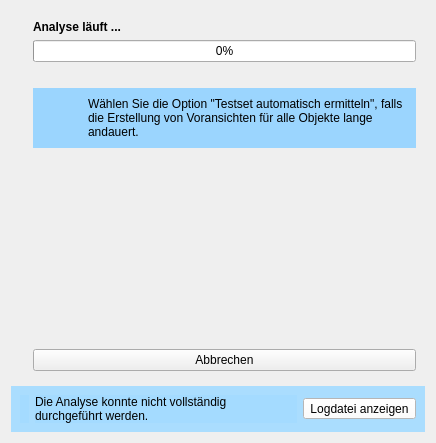
<?xml version="1.0" encoding="UTF-8"?>
<ui version="4.0">
 <class>analysisStatusDialog</class>
 <widget class="QDialog" name="analysisStatusDialog">
  <property name="geometry">
   <rect>
    <x>0</x>
    <y>0</y>
    <width>436</width>
    <height>443</height>
   </rect>
  </property>
  <property name="windowTitle">
   <string>Analyse</string>
  </property>
  <layout class="QGridLayout" name="gridLayout_3">
   <item row="0" column="0">
    <widget class="QStackedWidget" name="stackedWidget">
     <property name="frameShape">
      <enum>QFrame::NoFrame</enum>
     </property>
     <property name="frameShadow">
      <enum>QFrame::Plain</enum>
     </property>
     <property name="currentIndex">
      <number>0</number>
     </property>
     <widget class="QWidget" name="transformation_in_progress">
      <layout class="QGridLayout" name="gridLayout_2">
       <item row="3" column="1">
        <widget class="QPushButton" name="pushButton_cancel_analysis_process">
         <property name="sizePolicy">
          <sizepolicy hsizetype="Minimum" vsizetype="Preferred">
           <horstretch>0</horstretch>
           <verstretch>0</verstretch>
          </sizepolicy>
         </property>
         <property name="text">
          <string>Abbrechen</string>
         </property>
         <property name="autoDefault">
          <bool>false</bool>
         </property>
        </widget>
       </item>
       <item row="2" column="1">
        <spacer name="verticalSpacer">
         <property name="orientation">
          <enum>Qt::Vertical</enum>
         </property>
         <property name="sizeType">
          <enum>QSizePolicy::Expanding</enum>
         </property>
         <property name="sizeHint" stdset="0">
          <size>
           <width>20</width>
           <height>164</height>
          </size>
         </property>
        </spacer>
       </item>
       <item row="0" column="1">
        <layout class="QVBoxLayout" name="verticalLayout_3">
         <item>
          <widget class="QLabel" name="label_2">
           <property name="font">
            <font>
             <weight>75</weight>
             <bold>true</bold>
            </font>
           </property>
           <property name="text">
            <string>Analyse läuft ...</string>
           </property>
           <property name="scaledContents">
            <bool>true</bool>
           </property>
          </widget>
         </item>
         <item>
          <widget class="QProgressBar" name="progressBar">
           <property name="maximum">
            <number>100</number>
           </property>
           <property name="value">
            <number>0</number>
           </property>
           <property name="invertedAppearance">
            <bool>false</bool>
           </property>
          </widget>
         </item>
         <item>
          <widget class="QLabel" name="label_analysis_status">
           <property name="enabled">
            <bool>true</bool>
           </property>
           <property name="text">
            <string/>
           </property>
           <property name="scaledContents">
            <bool>true</bool>
           </property>
           <property name="alignment">
            <set>Qt::AlignRight|Qt::AlignTrailing|Qt::AlignVCenter</set>
           </property>
           <property name="wordWrap">
            <bool>true</bool>
           </property>
          </widget>
         </item>
        </layout>
       </item>
       <item row="1" column="1">
        <widget class="QFrame" name="frame_preview_duration">
         <property name="sizePolicy">
          <sizepolicy hsizetype="Preferred" vsizetype="Preferred">
           <horstretch>0</horstretch>
           <verstretch>0</verstretch>
          </sizepolicy>
         </property>
         <property name="styleSheet">
          <string notr="true">background-color: rgb(155, 213, 254);</string>
         </property>
         <property name="frameShape">
          <enum>QFrame::NoFrame</enum>
         </property>
         <property name="frameShadow">
          <enum>QFrame::Raised</enum>
         </property>
         <layout class="QHBoxLayout" name="horizontalLayout_3">
          <item>
           <widget class="QLabel" name="icon_preview_duration">
            <property name="maximumSize">
             <size>
              <width>40</width>
              <height>40</height>
             </size>
            </property>
            <property name="text">
             <string/>
            </property>
            <property name="pixmap">
             <pixmap resource="resources/resources.qrc">:/analysis-status-dialog/ic_schedule_black_48dp.png</pixmap>
            </property>
            <property name="scaledContents">
             <bool>true</bool>
            </property>
            <property name="wordWrap">
             <bool>true</bool>
            </property>
           </widget>
          </item>
          <item>
           <widget class="QLabel" name="label_preview_duration">
            <property name="text">
             <string>Wählen Sie die Option &quot;Testset automatisch ermitteln&quot;, falls die Erstellung von Voransichten für alle Objekte lange andauert.</string>
            </property>
            <property name="wordWrap">
             <bool>true</bool>
            </property>
           </widget>
          </item>
         </layout>
        </widget>
       </item>
       <item row="0" column="0">
        <widget class="QLabel" name="label">
         <property name="maximumSize">
          <size>
           <width>131</width>
           <height>131</height>
          </size>
         </property>
         <property name="text">
          <string/>
         </property>
         <property name="pixmap">
          <pixmap resource="resources/resources.qrc">:/analysis-status-dialog/analysis_in_progress.png</pixmap>
         </property>
         <property name="scaledContents">
          <bool>true</bool>
         </property>
        </widget>
       </item>
      </layout>
     </widget>
     <widget class="QWidget" name="transformation_finished">
      <layout class="QGridLayout" name="gridLayout">
       <item row="2" column="0" colspan="3">
        <widget class="QDialogButtonBox" name="buttonBox_close_status_dialog">
         <property name="enabled">
          <bool>true</bool>
         </property>
         <property name="orientation">
          <enum>Qt::Horizontal</enum>
         </property>
         <property name="standardButtons">
          <set>QDialogButtonBox::Close</set>
         </property>
        </widget>
       </item>
       <item row="0" column="2">
        <layout class="QVBoxLayout" name="verticalLayout_2">
         <item>
          <layout class="QVBoxLayout" name="verticalLayout">
           <item>
            <widget class="QLabel" name="label_4">
             <property name="font">
              <font>
               <weight>75</weight>
               <bold>true</bold>
              </font>
             </property>
             <property name="text">
              <string>Analyse abgeschlossen.</string>
             </property>
             <property name="scaledContents">
              <bool>true</bool>
             </property>
            </widget>
           </item>
           <item>
            <widget class="QProgressBar" name="progressBar_2">
             <property name="value">
              <number>100</number>
             </property>
             <property name="invertedAppearance">
              <bool>false</bool>
             </property>
            </widget>
           </item>
          </layout>
         </item>
         <item>
          <layout class="QHBoxLayout" name="horizontalLayout">
           <item>
            <widget class="QLabel" name="label_6">
             <property name="enabled">
              <bool>true</bool>
             </property>
             <property name="text">
              <string>Benötigte Zeit: </string>
             </property>
             <property name="scaledContents">
              <bool>true</bool>
             </property>
             <property name="alignment">
              <set>Qt::AlignRight|Qt::AlignTrailing|Qt::AlignVCenter</set>
             </property>
            </widget>
           </item>
           <item>
            <widget class="QLabel" name="label_analysis_duration">
             <property name="text">
              <string>TextLabel</string>
             </property>
            </widget>
           </item>
          </layout>
         </item>
        </layout>
       </item>
       <item row="1" column="2">
        <widget class="QGroupBox" name="groupBox_further_options">
         <property name="title">
          <string>Analyseergebnisse verfügbar</string>
         </property>
         <layout class="QVBoxLayout" name="verticalLayout_4">
          <item>
           <widget class="QPushButton" name="pushButton_statistics">
            <property name="text">
             <string>Statistische Auswertung</string>
            </property>
           </widget>
          </item>
          <item>
           <widget class="QPushButton" name="pushButton_technical_validation">
            <property name="text">
             <string>Technische Validierung</string>
            </property>
           </widget>
          </item>
          <item>
           <widget class="QPushButton" name="pushButton_html_previews">
            <property name="text">
             <string>Voransichten</string>
            </property>
           </widget>
          </item>
         </layout>
        </widget>
       </item>
       <item row="0" column="1">
        <widget class="QLabel" name="label_5">
         <property name="maximumSize">
          <size>
           <width>131</width>
           <height>131</height>
          </size>
         </property>
         <property name="text">
          <string/>
         </property>
         <property name="pixmap">
          <pixmap resource="resources/resources.qrc">:/analysis-status-dialog/analysis_finished.png</pixmap>
         </property>
         <property name="scaledContents">
          <bool>true</bool>
         </property>
        </widget>
       </item>
      </layout>
     </widget>
    </widget>
   </item>
   <item row="1" column="0">
    <widget class="QFrame" name="frame_analysis_error">
     <property name="enabled">
      <bool>true</bool>
     </property>
     <property name="styleSheet">
      <string notr="true">background-color: rgba(164, 219, 255, 235);</string>
     </property>
     <property name="frameShape">
      <enum>QFrame::NoFrame</enum>
     </property>
     <property name="frameShadow">
      <enum>QFrame::Raised</enum>
     </property>
     <layout class="QHBoxLayout" name="horizontalLayout_2">
      <item>
       <widget class="QLabel" name="icon_analysis_error">
        <property name="maximumSize">
         <size>
          <width>40</width>
          <height>40</height>
         </size>
        </property>
        <property name="text">
         <string/>
        </property>
        <property name="pixmap">
         <pixmap resource="resources/resources.qrc">:/transformation-status-dialog/ic_info_black_48dp.png</pixmap>
        </property>
        <property name="scaledContents">
         <bool>true</bool>
        </property>
        <property name="wordWrap">
         <bool>false</bool>
        </property>
       </widget>
      </item>
      <item>
       <widget class="QLabel" name="label_analysis_error">
        <property name="text">
         <string>Die Analyse konnte nicht vollständig durchgeführt werden.</string>
        </property>
        <property name="scaledContents">
         <bool>true</bool>
        </property>
        <property name="wordWrap">
         <bool>true</bool>
        </property>
       </widget>
      </item>
      <item>
       <widget class="QToolButton" name="toolButton_analysis_error_show_log">
        <property name="autoFillBackground">
         <bool>false</bool>
        </property>
        <property name="styleSheet">
         <string notr="true">background-color: rgb(255, 255, 255);</string>
        </property>
        <property name="text">
         <string>Logdatei anzeigen</string>
        </property>
       </widget>
      </item>
     </layout>
    </widget>
   </item>
  </layout>
 </widget>
 <resources>
  <include location="resources/resources.qrc"/>
 </resources>
 <connections>
  <connection>
   <sender>buttonBox_close_status_dialog</sender>
   <signal>accepted()</signal>
   <receiver>analysisStatusDialog</receiver>
   <slot>accept()</slot>
   <hints>
    <hint type="sourcelabel">
     <x>248</x>
     <y>254</y>
    </hint>
    <hint type="destinationlabel">
     <x>157</x>
     <y>274</y>
    </hint>
   </hints>
  </connection>
  <connection>
   <sender>buttonBox_close_status_dialog</sender>
   <signal>rejected()</signal>
   <receiver>analysisStatusDialog</receiver>
   <slot>reject()</slot>
   <hints>
    <hint type="sourcelabel">
     <x>316</x>
     <y>260</y>
    </hint>
    <hint type="destinationlabel">
     <x>286</x>
     <y>274</y>
    </hint>
   </hints>
  </connection>
 </connections>
</ui>
